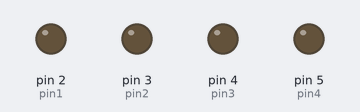
A sketch run on a simulated Arduino Uno, built with avr-gcc and run on an emulated ATmega328P. Parts: output pins drawn as LEDs (lit = HIGH).

Above: at 0.5 s.
At 2.5 s:
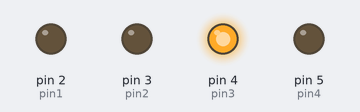
At 4.5 s:
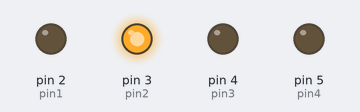
At 8.5 s:
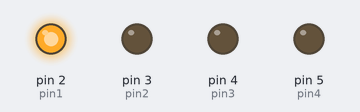
At 12.5 s:
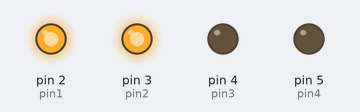
At 16.5 s:
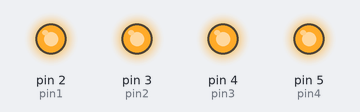
Timing chart, 0 to 20.7 s (numbered marks = the images above):
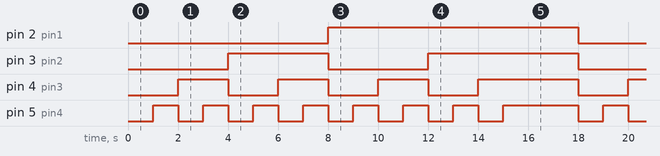

The sketch:

LED_4_Bit_Binary_Counter.ino
```cpp
int pin1 = 2;
int pin2 = 3;
int pin3 = 4;
int pin4 = 5;
int wait = 1000;


void setup() {
 pinMode(pin1, OUTPUT);
 pinMode(pin2, OUTPUT);
 pinMode(pin3, OUTPUT);
 pinMode(pin4, OUTPUT);
}

void loop() {
  digitalWrite(pin1, LOW);
  digitalWrite(pin2, LOW);
  digitalWrite(pin3, LOW);
  digitalWrite(pin4, LOW);
  delay(wait);

  digitalWrite(pin1, LOW);
  digitalWrite(pin2, LOW);
  digitalWrite(pin3, LOW);
  digitalWrite(pin4, HIGH);
  delay(wait);

  digitalWrite(pin1, LOW);
  digitalWrite(pin2, LOW);
  digitalWrite(pin3, HIGH);
  digitalWrite(pin4, LOW);
  delay(wait);

  digitalWrite(pin1, LOW);
  digitalWrite(pin2, LOW);
  digitalWrite(pin3, HIGH);
  digitalWrite(pin4, HIGH);
  delay(wait);

  digitalWrite(pin1, LOW);
  digitalWrite(pin2, HIGH);
  digitalWrite(pin3, LOW);
  digitalWrite(pin4, LOW);
  delay(wait);

  digitalWrite(pin1, LOW);
  digitalWrite(pin2, HIGH);
  digitalWrite(pin3, LOW);
  digitalWrite(pin4, HIGH);
  delay(wait);

  digitalWrite(pin1, LOW);
  digitalWrite(pin2, HIGH);
  digitalWrite(pin3, HIGH);
  digitalWrite(pin4, LOW);
  delay(wait);

  digitalWrite(pin1, LOW);
  digitalWrite(pin2, HIGH);
  digitalWrite(pin3, HIGH);
  digitalWrite(pin4, HIGH);
  delay(wait);

  digitalWrite(pin1, HIGH);
  digitalWrite(pin2, LOW);
  digitalWrite(pin3, LOW);
  digitalWrite(pin4, LOW);
  delay(wait);

  digitalWrite(pin1, HIGH);
  digitalWrite(pin2, LOW);
  digitalWrite(pin3, LOW);
  digitalWrite(pin4, HIGH);
  delay(wait);

  digitalWrite(pin1, HIGH);
  digitalWrite(pin2, LOW);
  digitalWrite(pin3, HIGH);
  digitalWrite(pin4, LOW);
  delay(wait);

  digitalWrite(pin1, HIGH);
  digitalWrite(pin2, LOW);
  digitalWrite(pin3, HIGH);
  digitalWrite(pin4, HIGH);
  delay(wait);

  digitalWrite(pin1, HIGH);
  digitalWrite(pin2, HIGH);
  digitalWrite(pin3, LOW);
  digitalWrite(pin4, LOW);
  delay(wait);

  digitalWrite(pin1, HIGH);
  digitalWrite(pin2, HIGH);
  digitalWrite(pin3, LOW);
  digitalWrite(pin4, HIGH);
  delay(wait);

  digitalWrite(pin1, HIGH);
  digitalWrite(pin2, HIGH);
  digitalWrite(pin3, HIGH);
  digitalWrite(pin4, LOW);
  delay(wait);

  digitalWrite(pin1, HIGH);
  digitalWrite(pin2, HIGH);
  digitalWrite(pin3, HIGH);
  digitalWrite(pin4, HIGH);
  delay(wait);

  delay(2000);
}
```

Measured:
- by itself, pin 2 (pin1): alternates HIGH for 10.0 s and LOW for 8.0 s
- by itself, pin 3 (pin2): LOW → HIGH at 4.0 s, → LOW 4.0 s later, → HIGH 4.0 s later, → LOW 6.0 s later, … (8 changes in this stretch)
- by itself, pin 4 (pin3): goes 3 × (HIGH 2.0 s, LOW 2.0 s), HIGH 4.0 s, 3 × (LOW 2.0 s, HIGH 2.0 s), LOW 2.0 s, HIGH 4.0 s, LOW 2.0 s, then HIGH
- by itself, pin 5 (pin4): repeats every 18.0 s: 6 × (LOW 1.0 s, HIGH 1.0 s), LOW 1.0 s, HIGH 3.0 s, LOW 1.0 s, HIGH 1.0 s
